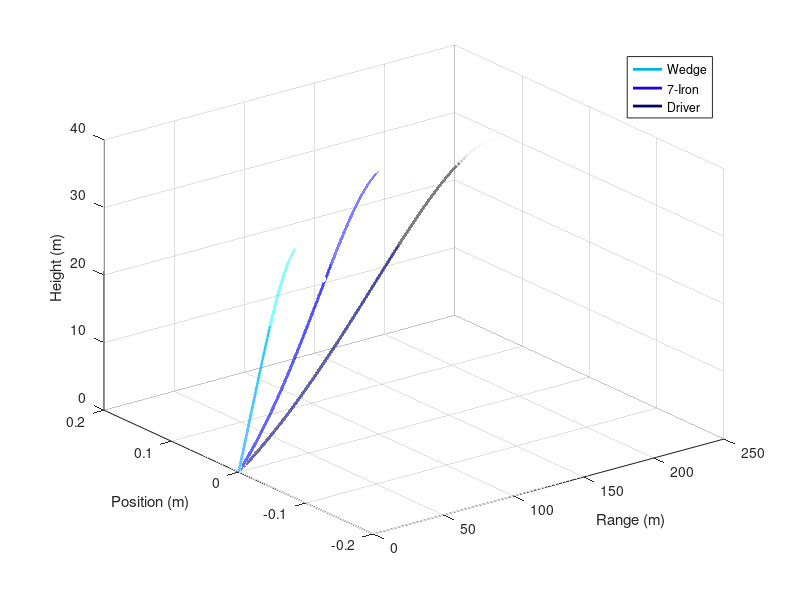
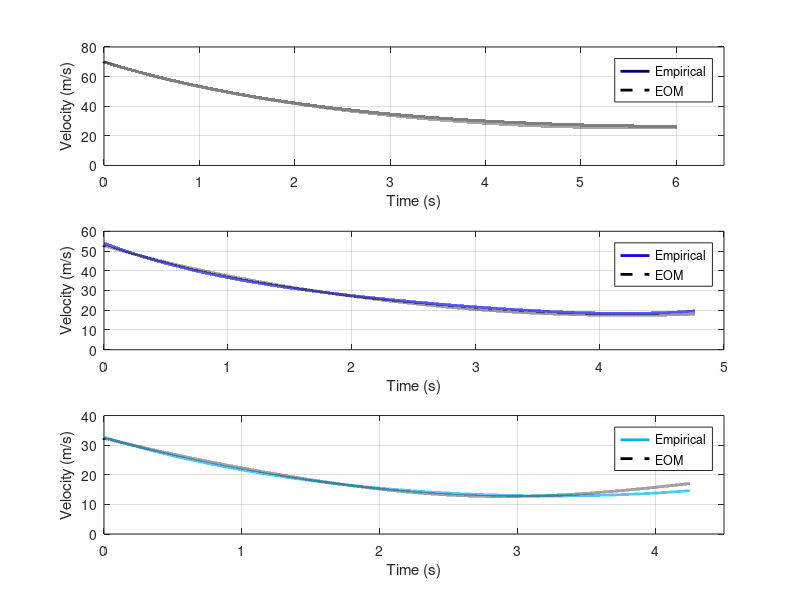

Recreate these plots in MATLAB, in order. (Note: this script raises an error after producing the figures.)
close all

%% Sampling Parameters
Fs=17000;
Ts=1/Fs;
T_f=(10)/Fs;
%% Sample-time parameters
t0W=(0:3559)/Fs;                % Deadtime before downswing
tWD=0.216:((0.24-0.216)/Fs):0.24-((0.24-0.216)/Fs);
tWB_1=(4201:14499)/Fs;      % Time for Wedge ball before gain switch
tWB_2=(14500:76500)/Fs;     % Time for Wedge ball after gain switch

t0D=(0:3594)/Fs; 
tDD=0.212:((0.234-0.212)/Fs):0.234-((0.234-0.212)/Fs);
tDB_1=(3936:14399)/Fs;
tDB_2=(14400:106054)/Fs;



t0I=(0:3603)/Fs;            % Deadtime before downswing
tID=0.216:((0.24-0.216)/Fs):0.24-((0.24-0.216)/Fs);
tIB_1=(3996:14300)/Fs;      % Time for 7 Iron ball before gain switch
tIB_2=(14301:85000)/Fs;     % Time for 7 iron ball after gain switch


TimeW=(length([tWB_1 tWB_2]))/Fs; % Time for wedge
TimeI=(length([tIB_1 tIB_2]))/Fs;
TimeD=(length([tDB_1 tDB_2]))/Fs;

%% General Ball Parameters
p = 1.225;          %Air density at 15 degrees
D = 0.043 ;         %Diameter of Golf Ball around 4.3cm
R=D/2;              %Radius
m = 0.045;          %Mass of Golf Ball around 45 grams
g = 9.81;           %Acceleration Due to Gravity/m/s^2
w = m*g;            %Weight of the Golf Ball/N
A = pi*(R)^2;       %Cross Sectional area
k=(p*A)/(2*m);      %Constant for ease of implementation
%% Drag and Spin Parameters 
%Driver
CdD = 0.2;   
SpinD=1000;%/9.55;      %Spin in RPM

%7 Iron
CdI=0.3;
SpinI=6000;

%Wedge
CdW=0.23;
SpinW=10000;

%% Projectile Parameters
%Launch Angle (degrees)
alphaD = 9;    
alphaI=15;
alphaW=42;

%Initial Velocity  (m/s)
viD=69; 
viI=52;
viW=31.8;

vxiD = viD*cosd(alphaD)/cosd(10);    %Initial Velocity Resolved in x
vyiD = viD*sind(alphaD)/cosd(10);    %Initial Velocity Resolved in y

vxiI = viI*cosd(alphaI)/cosd(10);    %Initial Velocity Resolved in x
vyiI = viI*sind(alphaI)/cosd(10);    %Initial Velocity Resolved in y

vxiW = viW*cosd(alphaW)/cosd(10);    %Initial Velocity Resolved in x
vyiW = viW*sind(alphaW)/cosd(10);    %Initial Velocity Resolved in y

%% Instatiating Arrays Driver

nD = TimeD*Fs;
nI = TimeI*Fs;
nW = TimeW*Fs;

xdispD = zeros(1, nD+1);  %x-displacment Array
ydispD = zeros(1, nD+1);  %y-displacment Array

vD=zeros(1, nD+1);
vD(1)=viD;
vxD = zeros(1, nD+1);     %x-velocity Array
vxD(1) = vxiD;
vyD = zeros(1, nD+1);     %y-velocity Array
vyD(1) = vyiD;
axD=zeros(1, nD+1);
ayD=zeros(1, nD+1);
ClD=zeros(1, nD+1);
tD = zeros(1, nD+1);       %Time Array

%% Instatiating Arrays 7 Iron

xdispI = zeros(1, nI+1);  %x-displacment Array
ydispI = zeros(1, nI+1);  %y-displacment Array

vI=zeros(1, nI+1);
vI(1)=viI;
vxI = zeros(1, nI+1);     %x-velocity Array
vxI(1) = vxiI;
vyI = zeros(1, nI+1);     %y-velocity Array
vyI(1) = vyiI;
axI=zeros(1, nI+1);
ayI=zeros(1, nI+1);
ClI=zeros(1, nI+1);
tI = zeros(1, nI+1);       %Time Array

%% Instatiating Arrays Wedge

xdispW = zeros(1, nW+1);  %x-displacment Array
ydispW = zeros(1, nW+1);  %y-displacment Array

vW=zeros(1, nW+1);
vW(1)=viW;
vxW = zeros(1, nW+1);     %x-velocity Array
vxW(1) = vxiW;
vyW = zeros(1, nW+1);     %y-velocity Array
vyW(1) = vyiW;
axW=zeros(1, nW+1);
ayW=zeros(1, nW+1);
ClW=zeros(1, nW+1);
tW = zeros(1, nW+1);       %Time Array


%% Driver Iteration
dt = Ts;
i=1;

while i<nD
    
  ClD(i)=1./(2+(vD(i)./(R*SpinD))) ;                %Equation From Ball Trajectories Literature
  axD(i)=-k*vD(i).*(CdD*vxD(i)+ClD(i).*vyD(i));     %Equation From Ball Trajectories Literature
  ayD(i)=k*vD(i).*(ClD(i).*vxD(i)-CdD*vyD(i))-g;    %Equation From Ball Trajectories Literature
  vxD(i+1)=vxD(i)+axD(i)*dt;
  vyD(i+1)=vyD(i)+ayD(i)*dt;
  xdispD(i+1)=xdispD(i)+vxD(i)*dt+0.5*axD(i)*dt^2;
  ydispD(i+1)=ydispD(i)+vyD(i)*dt+0.5*ayD(i)*dt^2;
  tD(i+1)=tD(i)+dt;
  vD(i+1) = sqrt(vxD(i).^2 + vyD(i).^2);
  i=i+1;
  
end


%% 7 Iron Iteration
dt = Ts;
i=1;

while i<nI
    
  ClI(i)=1./(2+(vI(i)./(R*SpinI))) ;            %Equation From Ball Trajectories Literature
  axI(i)=-k*vI(i).*(CdI*vxI(i)+ClI(i).*vyI(i));    %Equation From Ball Trajectories Literature
  ayI(i)=k*vI(i).*(ClI(i).*vxI(i)-CdI*vyI(i))-g;   %Equation From Ball Trajectories Literature
  vxI(i+1)=vxI(i)+axI(i)*dt;
  vyI(i+1)=vyI(i)+ayI(i)*dt;
  xdispI(i+1)=xdispI(i)+vxI(i)*dt+0.5*axI(i)*dt^2;
  ydispI(i+1)=ydispI(i)+vyI(i)*dt+0.5*ayI(i)*dt^2;
  tI(i+1)=tI(i)+dt;
  vI(i+1) = sqrt(vxI(i).^2 + vyI(i).^2);
  i=i+1;
  
end

%% Wedge Iteration
dt = Ts;
i=1;

while i<nW
    
  ClW(i)=1./(2+(vW(i)./(R*SpinW))) ;            %Equation From Ball Trajectories Literature
  axW(i)=-k*vW(i).*(CdW*vxW(i)+ClW(i).*vyW(i));    %Equation From Ball Trajectories Literature
  ayW(i)=k*vW(i).*(ClW(i).*vxW(i)-CdW*vyW(i))-g;   %Equation From Ball Trajectories Literature
  vxW(i+1)=vxW(i)+axW(i)*dt;
  vyW(i+1)=vyW(i)+ayW(i)*dt;
  xdispW(i+1)=xdispW(i)+vxW(i)*dt+0.5*axW(i)*dt^2;
  ydispW(i+1)=ydispW(i)+vyW(i)*dt+0.5*ayW(i)*dt^2;
  tW(i+1)=tW(i)+dt;
  vW(i+1) = sqrt(vxW(i).^2 + vyW(i).^2);
  i=i+1;
  
end

%% Time Parameters
tI=(0:Ts:TimeI);
tW=(0:Ts:TimeW);
tD=(0:Ts:TimeD);


%% Ball Trajectory Maker
figure('Color',[1 1 1]);plot3(xdispW(1:end-1),zeros(1,length(ydispW(1:end-1))),ydispW(1:end-1),'Color',[0 0.7 0.9],'LineWidth',2);grid on;hold on;
plot3(xdispI(1:end-1),zeros(1,length(ydispI(1:end-1))),ydispI(1:end-1),'Color',[0.1 0 0.9],'LineWidth',2);
plot3(xdispD(1:end-1),zeros(1,length(ydispD(1:end-1))),ydispD(1:end-1),'Color',[0 0 0.4],'LineWidth',2);
hold off;xlabel('Range (m)');zlabel('Height (m)');ylabel('Position (m)');ylim([-0.2 0.2]);
legend('Wedge','7-Iron','Driver')

%% Closed Form Frequency vs time expressions
W0=zeros(1,length(t0W));
WDownSwing=-1.868e+06*tWD.^2 + 9.068e+05*tWD -1.077e+05;
Wball_1=2.963*tWB_1.^4 -35.81*tWB_1.^3 + 276.1*tWB_1.^2 -1127*tWB_1 + 2554;
Wball_2=2.963*tWB_2.^4 -35.81*tWB_2.^3 + 276.1*tWB_2.^2 -1127*tWB_2 + 2554;

I0=zeros(1,length(t0I));
IDownSwing=-2.857e+06*tID.^2 + 1.383e+06*tID -1.644e+05;
Iball_1=11.42*tIB_1.^4  -134.6*tIB_1.^3 + 669.2*tIB_1.^2 + -1975*tIB_1 + 4207;
Iball_2=11.42*tIB_2.^4  -134.6*tIB_2.^3 + 669.2*tIB_2.^2 + -1975*tIB_2 + 4207;

D0=zeros(1,length(t0D));
DDownSwing=-4.546e+06*tDD.^2 + 2.148e+06*tDD -2.506e+05;
Dball_1=0.9761*tDB_1.^4 -22.672*tDB_1.^3+254.2*tDB_1.^2-1480.7*tDB_1+5219.5;
Dball_2=0.9761*tDB_2.^4 -22.672*tDB_2.^3+254.2*tDB_2.^2-1480.7*tDB_2+5219.5;

%% Downswing velocity comparison
% figure;plot(tWD,0.02855*WDownSwing./2,'LineWidth',2);
% hold on;plot(tID,0.02855*IDownSwing./2,'LineWidth',2);
% hold on;plot(tDD,0.02855*DDownSwing./2,'LineWidth',2);
% hold off;grid on;legend('Wedge','7-Iron','Driver');ylim([0 50])
% xlabel("Time (s)");ylabel("Velocity (m/s)");title("Club Downswing Velocity vs Time")
%% Closed Form Amplitude vs time expressions
w0=0.01;
wDownSwing= 1.268e+06*exp(-((tWD-0.2231)/0.01018).^2) + 1.223e+06*exp(-((tWD-0.2415)/0.006069).^2);
wBall_1=2.3e+08*exp(-18.44*tWB_1) + 5.77e+05*exp(-3.566*tWB_1);
wBall_2=3.341e+07*exp(-5.933*tWB_2) + 1.175e+05*exp(-0.2956*tWB_2);

i0=0.01;
iDownSwing=-2.336e+08*exp(-((tID-0.226)/0.007089).^2) + 2.34e+08*exp(-((tID-0.226)/0.007136).^2);
iBall_1=7.997e+07*exp(-14.9*tIB_1) + 1.503e+05*exp(-1.874*tIB_1);
iBall_2=1.01e+07*exp(-4.353*tIB_2) + 5.369e+04*exp(-0.0977*tIB_2);

d0=0.01;
dDownSwing =5.701e+06*exp(-((tDD-0.2141)/0.001708).^2) + 2.916e+06*exp(-((tDD-0.2191)/0.009985).^2);
dBall_1= 2.434e+10*exp(-41.53*tDB_1) + 1.132e+06*exp(-6.129*tDB_1);% Ball before gain
dBall_2 =1.071e5*exp(-1.492*tDB_2)+4.298e4*exp(-0.009711*tDB_2);% Ball after gain
%% Downswing amplitude comparison
% figure('Color',[1 1 1]);
% plot(tWD,wDownSwing,'LineWidth',2);hold on;
% plot(tID,iDownSwing,'LineWidth',2);hold on;
% plot(tDD,dDownSwing,'LineWidth',2);hold off;
% grid on;legend('Wedge','7-Iron','Driver');
% xlabel('Time (s)');ylabel('Amplitude');
%% Velocity vs Time plotting
figure('Color',[1 1 1]);
subplot(3,1,1)
Dball=0.02855*[Dball_1 Dball_2]./2;
plot(tD(1:end-1),Dball,'Color',[0 0 0.4],'LineWidth',2);
hold on
plot(tD(1:end-1),vD(1:end-1),'--k','LineWidth',2);xlabel("Time (s)");ylabel("Velocity (m/s)");
ylim([0 80]);xlim([0 6.5]);legend('Empirical','EOM');grid on;
hold off

subplot(3,1,2)
% figure('Color',[1 1 1])
Iball=0.02855*[Iball_1 Iball_2]./2;
plot(tI(1:end-1),Iball,'Color',[0.1 0 0.9],'LineWidth',2);
hold on
plot(tI(1:end-1),vI(1:end-1),'--k','LineWidth',2);xlabel("Time (s)");ylabel("Velocity (m/s)");
ylim([0 60]);xlim([0 5]);legend('Empirical','EOM');grid on;
hold off

subplot(3,1,3)
% figure('Color',[1 1 1])
Wball=0.02855*[Wball_1 Wball_2]./2;
plot(tW(1:end-1),Wball,'Color',[0 0.7 0.9],'LineWidth',2);
hold on
plot(tW(1:end-1),vW(1:end-1),'--k','LineWidth',2);xlabel("Time (s)");ylabel("Velocity (m/s)");
ylim([0 40]);xlim([0 4.5]);legend('Empirical','EOM');grid on;
hold off

Dc_error=sqrt(mse(Dball,vD(1:end-1)));
Ic_error=sqrt(mse(Iball,vI(1:end-1)));
Wc_error=sqrt(mse(Wball,vW(1:end-1)));


